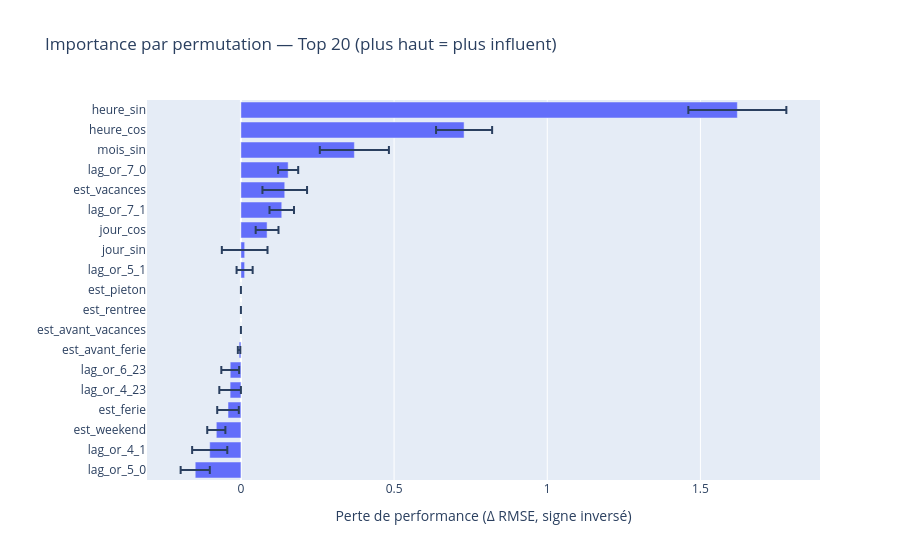

Here is the notebook cell this chart was saved with:
### Code cell
perm = permutation_importance(
    estimator=pipe_occ,
    X=X_test_occ,
    y=y_test_occ,
    n_repeats=20,
    random_state=42,
    scoring='neg_root_mean_squared_error'  
)

imp_df = (
    pd.DataFrame({
        'feature': features_occ,
        'importance_mean': perm.importances_mean,
        'importance_std': perm.importances_std
    })
    .sort_values('importance_mean', ascending=False)
)

print(imp_df.head(20))

topk = imp_df.head(20).sort_values('importance_mean', ascending=True)
fig = px.bar(
    topk,
    x='importance_mean', y='feature',
    error_x='importance_std',
    orientation='h',
    title='Importance par permutation — Top 20 (plus haut = plus influent)'
)
fig.update_layout(xaxis_title="Perte de performance (Δ RMSE, signe inversé)", yaxis_title="")
fig.show()

### Figure 1 — Plotly figure (JSON) as saved in the notebook; plotly's stock layout.template omitted (floating-point values rounded to 4 significant figures)
{"data": [{"error_x": {"array": [0.04759, 0.05737, 0.02961, 0.03526, 0.03527, 0.0291, 0.004071, 0.0, 0.0, 0.0, 0.02623, 0.07455, 0.03721, 0.03998, 0.07281, 0.03279, 0.1128, 0.09154, 0.16]}, "hovertemplate": "importance_mean=%{x}<br>feature=%{y}<extra></extra>", "legendgroup": "", "marker": {"color": "#636efa", "pattern": {"shape": ""}}, "name": "", "orientation": "h", "showlegend": false, "textposition": "auto", "type": "bar", "x": [-0.1492, -0.1019, -0.08034, -0.04211, -0.03528, -0.03493, -0.005982, 0.0, 0.0, 0.0, 0.01205, 0.01224, 0.08542, 0.1333, 0.1431, 0.1542, 0.3703, 0.7285, 1.621], "xaxis": "x", "y": ["lag_or_5_0", "lag_or_4_1", "est_weekend", "est_ferie", "lag_or_4_23", "lag_or_6_23", "est_avant_ferie", "est_avant_vacances", "est_rentree", "est_pieton", "lag_or_5_1", "jour_sin", "jour_cos", "lag_or_7_1", "est_vacances", "lag_or_7_0", "mois_sin", "heure_cos", "heure_sin"], "yaxis": "y"}], "layout": {"barmode": "relative", "legend": {"tracegroupgap": 0}, "title": {"text": "Importance par permutation — Top 20 (plus haut = plus influent)"}, "xaxis": {"anchor": "y", "domain": [0, 1], "title": {"text": "Perte de performance (Δ RMSE, signe inversé)"}}, "yaxis": {"anchor": "x", "domain": [0, 1], "title": {"text": ""}}}}
